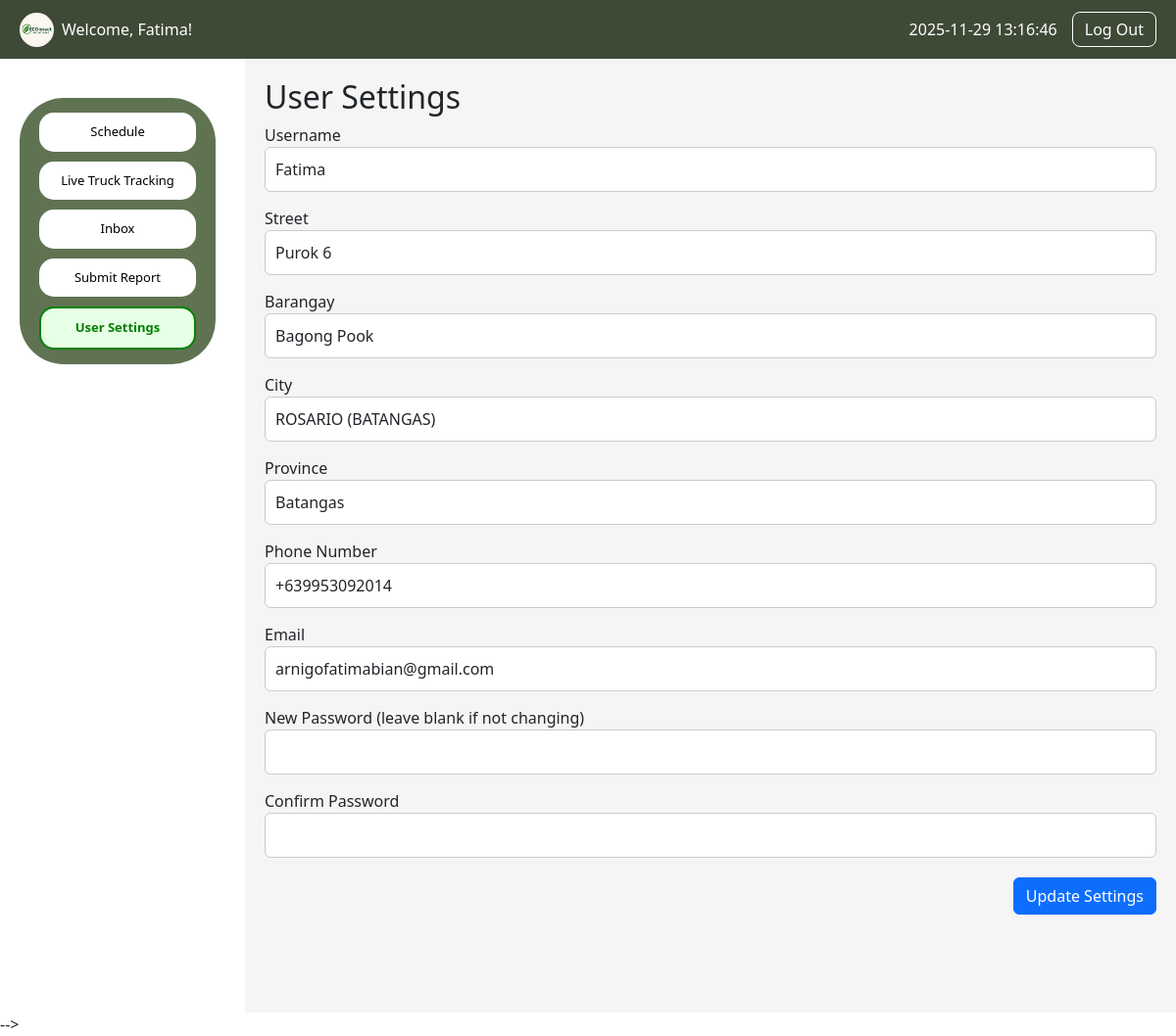
Page /users/user_settings.php (signed in) on the committed database.
### tables this page shows
CREATE TABLE `users` (
  `id` int(10) UNSIGNED NOT NULL,
  `fname` varchar(50) NOT NULL,
  `mname` varchar(50) DEFAULT NULL,
  `lname` varchar(50) NOT NULL,
  `suffix` varchar(10) DEFAULT NULL,
  `contact` varchar(15) NOT NULL,
  `email` varchar(100) NOT NULL,
  `region` varchar(50) NOT NULL,
  `province` varchar(50) NOT NULL,
  `city` varchar(50) NOT NULL,
  `barangay` varchar(50) NOT NULL,
  `street` varchar(100) DEFAULT NULL,
  `zip` varchar(10) DEFAULT NULL,
  `username` varchar(255) DEFAULT NULL,
  `password` varchar(255) NOT NULL,
  `created_at` timestamp NOT NULL DEFAULT current_timestamp(),
  `status` varchar(20) NOT NULL DEFAULT 'Active',
  `full_name` varchar(200) GENERATED ALWAYS AS (concat(`fname`,' ',ifnull(`mname`,''),' ',`lname`,' ',ifnull(`suffix`,''))) STORED
);

### users/user_settings.php (the view, shortened to what this page needs)
<?php
include 'db_connect.php';
include 'header.php';
include 'nav.php';
$user_id = $_SESSION['user_id'] ?? null;
$stmt = $conn->prepare("SELECT * FROM users WHERE id = ?");
$stmt->bind_param("i", $user_id);
$stmt->execute();
$user = $stmt->get_result()->fetch_assoc();
?>
<div class="settings-wrapper">
    <h2>User Settings</h2>
    <form method="POST" action="">
        <div class="form-group">
            <label>Username</label>
            <input type="text" name="username" class="form-control" value="<?= htmlspecialchars($user['username']) ?>">
        </div>
        <div class="form-group">
            <label>Street</label>
            <input type="text" name="street" class="form-control" value="<?= htmlspecialchars($user['street']) ?>">
        </div>
        <div class="form-group">
            <label>Barangay</label>
            <input type="text" name="barangay" class="form-control" value="<?= htmlspecialchars($user['barangay']) ?>">
        </div>
        <div class="form-group">
            <label>City</label>
            <input type="text" name="city" class="form-control" value="<?= htmlspecialchars($user['city']) ?>">
        </div>
        <div class="form-group">
            <label>Province</label>
            <input type="text" name="province" class="form-control" value="<?= htmlspecialchars($user['province']) ?>">
        </div>
        <div class="form-group">
            <label>Phone Number</label>
            <input type="text" name="phone" class="form-control" value="<?= htmlspecialchars($user['contact']) ?>">
        </div>
        <div class="form-group">
            <label>Email</label>
            <input type="email" name="email" class="form-control" value="<?= htmlspecialchars($user['email']) ?>">
        </div>
        <div class="form-group">
            <label>New Password (leave blank if not changing)</label>
            <input type="password" name="password" class="form-control">
        </div>
        <div class="form-group">
            <label>Confirm Password</label>
            <input type="password" name="confirm_password" class="form-control">
        </div>
        <div class="form-button">
            <button type="submit" name="update_settings" class="btn btn-primary">Update Settings</button>
        </div>
    </form>
</div>

### users/header.php (shortened to what this page needs)
<?php
include 'db_connect.php';
$user_id = $_SESSION['user_id'];
$stmt = $conn->prepare("SELECT username FROM users WHERE id = ?");
$stmt->bind_param("i", $user_id);
$stmt->execute();
$result = $stmt->get_result();
$user = $result->fetch_assoc();
$username = $user['username'] ?? 'User';
?>
<!DOCTYPE html>
<html lang="en">
<head>
    <link rel="stylesheet" href="users.css">
</head>
<body>
<div class="header">
    <div class="logo">
        <img src="../img/logoo.png" alt="Logo">
        <span>Welcome, <?= htmlspecialchars($username) ?>!</span>
    </div>
    <div class="header-right">
        <div class="current-time"><?php echo date("Y-m-d H:i:s"); ?></div>
        <a href="?logout=true" class="logout-btn">Log Out</a>
    </div>
</div>
</body>
</html>

### users/users.css (style rules this page uses)
body { margin: 0; font-family: Georgia, serif; background-color: #f8f8f8; padding-top: 60px; }
.header { width: 100%; background-color: #3f4a36; color: white; padding: 10px 20px; display: flex; align-items: center; justify-content: space-between; position: fixed; top: 0; left: 0; z-index: 9999; height: 60px; }
.header .logo { display: flex; align-items: center; gap: 8px; }
.header img { height: 35px; border-radius: 50%; }
.header-right { display: flex; align-items: center; gap: 15px; }
.logout-btn { color: white; background: transparent; border: 1px solid white; border-radius: 8px; padding: 5px 12px; text-decoration: none; font-weight: 500; }

### users/user_settings.php (style rules this page uses)
.settings-wrapper { margin-left: 250px; padding: 20px 20px 100px 20px; background-color: #f5f5f5; min-height: 100vh; }
.form-group { margin-bottom: 15px; }
.form-control { width: 100%; padding: 10px; border-radius: 6px; border: 1px solid #ccc; }
.form-button { text-align: right; margin-top: 20px; }

### rows in the picture
users: username "Fatima", street "Purok 6", barangay "Bagong Pook", city "ROSARIO (BATANGAS)", province "Batangas", phone "+639953092014", email "arnigofatimabian@gmail.com"
